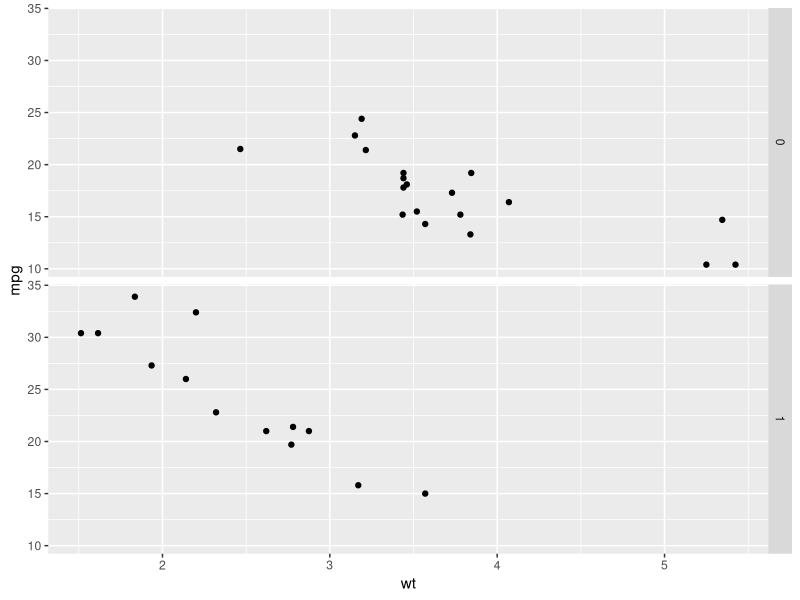
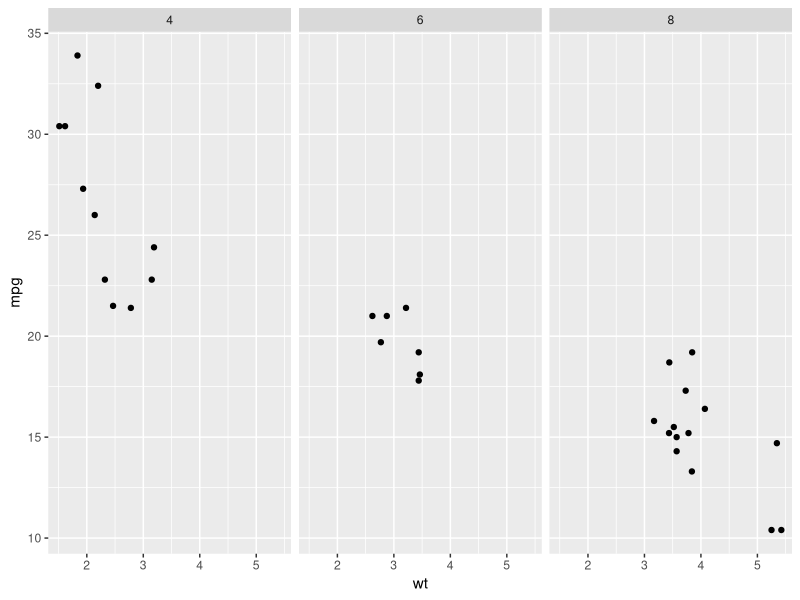
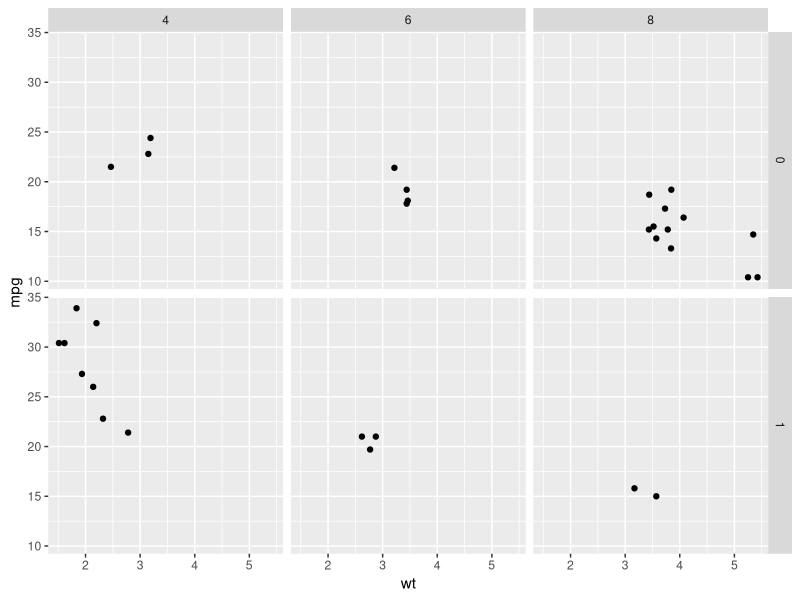

These figures' R source, in order: (Note: this script raises an error after producing the figures.)
# Facets ====
# Straight-forward yet useful
# Based on the concept of small multiples
# Split up a large, complex plot, to produce multiple 
# smaller plots that have the exact same coordinate system

# Other options:
# Split according to row and columns, using two different
# variables, if have many levels in the cat variable, this can 
# wrap the subplots into a defined number of columns

library(tidyverse)
# For splitting the data by one or two cat variables,
# facet_grid() is best

# plot + facet_grid(rows = vars(A), cols = vars(B))

ggplot(mtcars, aes(wt, mpg)) + 
  geom_point() +
  # Facet rows by am
  facet_grid(rows=vars(am))

ggplot(mtcars, aes(wt, mpg)) + 
  geom_point() +
  # Facet columns by cyl
  facet_grid(cols=vars(cyl))

ggplot(mtcars, aes(wt, mpg)) + 
  geom_point() +
  # Facet rows by am and columns by cyl
  facet_grid(rows=vars(am), cols=vars(cyl))


# Many variables 
# facets are another way of encoding factor variables 
# the can be used to reduce the complexity of plots with
# many variables 

# Plot in the viewer, which contains 7 variables 

# Two variables are mapped onto the color aesthetic, using
# hue and lightness.
# Combine fcyl and fam into a single interaction variable.

# Using interaction() ====
mtcars$fcyl_fam <- interaction(mtcars$fcyl, 
                               mtcars$fam, 
                               sep=":")

# See the interaction column
mtcars$fcyl_fam
mtcars

# Color the points by fcyl_fam
ggplot(mtcars, aes(x = wt, 
                   y = mpg,
                   color = fcyl_fam)) +
  geom_point() +
  # Use a paired color palette
  scale_color_brewer(palette = "Paired")

# Update the plot to map disp to size
ggplot(mtcars, aes(x = wt, 
                   y = mpg,
                   color = fcyl_fam, 
                   size = disp)) +
  geom_point() +
  scale_color_brewer(palette = "Paired")

# Update the plot
ggplot(mtcars, aes(x = wt,
                   y = mpg, 
                   color = fcyl_fam, 
                   size = disp)) +
  geom_point() +
  scale_color_brewer(palette = "Paired") +
  # Grid facet on gear and vs
  facet_grid(rows = vars(gear), cols = vars(vs))


# Modern notation	                              |Formula notation
# ----------------------------------------------------------------
# facet_grid(rows = vars(A))	                  |facet_grid(A ~ .)
# facet_grid(cols = vars(B))              	    |facet_grid(. ~ B)
# facet_grid(rows = vars(A), cols = vars(B))	  |facet_grid(A ~ B)

ggplot(mtcars, aes(wt, mpg)) + 
  geom_point() +
  # Facet rows by am using formula notation
  facet_grid(am ~ .)

ggplot(mtcars, aes(wt, mpg)) + 
  geom_point() +
  # Facet columns by cyl using formula notation
  facet_grid(. ~ cyl)

# Facet Labels and order ====
# To make sure that you can read the labels we will periodically zoom in

# To typical problems with facets
#   Poorly labeled
#   Wrong or inappropiate order

# Solutions ====
# Easy: Add labels in ggplot
# Better: Relabel and rearrange factor variables in your DF

# forcats package contains some really useful functions
# fct_recode()
# fct_relevel()


# Labeling facets
# 
# If your factor levels are not clear, your facet labels may be confusing. 
# You can assign proper labels in your original data before plotting, or 
# you can use the labeller argument in the facet layer.

# The defult value is>
#   label_value> Default, displays only the value
# Alternatives>
#   label_both> Displays both, value and variable name
#   label_context> Displays only the values or both the values and variables
#   depending on whether multiple factors are faceted.

# Plot wt by mpg
ggplot(mtcars, 
       aes(wt,
           mpg)) +
  geom_point() +
  # The default is label_value
  facet_grid(cols = vars(cyl))

# Plot wt by mpg
ggplot(mtcars, 
       aes(wt, 
           mpg)) +
  geom_point() +
  # Displaying both the values and the variables
  facet_grid(cols = vars(cyl), 
             labeller = label_both)

# Plot wt by mpg
ggplot(mtcars, 
       aes(wt, 
           mpg)) +
  geom_point() +
  # Label context
  facet_grid(cols = vars(cyl), 
             labeller = label_context)

# Plot wt by mpg
ggplot(mtcars, 
       aes(wt, 
           mpg)) +
  geom_point() +
  # Two variables
  facet_grid(cols = vars(vs, 
                         cyl), 
             labeller = label_context)


# If you want to change the order of your facets, it’s best to properly 
# define your factor variables before plotting.
# 
# Let’s see this in action with the mtcars transmission variable am. 
# In this case, 0 = “automatic” and 1 = “manual”.

# Make factor, set proper labels explictly
mtcars$fam <- factor(mtcars$am, 
                     labels = c(`0` = "automatic",
                                `1` = "manual"))

# Default order is alphabetical
ggplot(mtcars, aes(wt,
                   mpg)) +
  geom_point() +
  facet_grid(cols = vars(fam))


# Make factor, set proper labels explictly, and
# manually set the label order
mtcars$fam <- factor(mtcars$am,
                     levels = c(1, 0),
                     labels = c("manual", 
                                "automatic"))

# View again
ggplot(mtcars, aes(wt,
                   mpg)) +
  geom_point() +
  facet_grid(cols = vars(fam))

# Facet plotting spaces ====
# The major advantage of facets is that every plot is drawn
# on the same plotting space - Comparable between graphs

# Nonetheless, you may encounter situations in which you actually do not 
# want this

#   Continuous vars> Wildly different ranges
#   Categorical>     Different groups

# We can establish in facet_grid(scales = "free_x")
# We cant use a fixed coordinate space and free axes on the same time
# Once we remove the fixed coordinate space, then we can adjust the x axis
# for each column

# We can have a "free_y" 

# Or both using> scales = "free"

# For spaces of graphs> space = "free_*"  x or y

# For cat vars we can rearrange the DF according to the weight and
# then redefine the factor levels according to the order in which they appear.

ggplot(mtcars, aes(wt, mpg)) +
  geom_point() + 
  # Facet columns by cyl 
  facet_grid(cols = vars(cyl))

ggplot(mtcars, aes(wt, mpg)) +
  geom_point() + 
  # Update the faceting to free the x-axis scales
  facet_grid(cols = vars(cyl),
             scales = "free_x")

ggplot(mtcars, aes(wt, mpg)) +
  geom_point() + 
  # Swap cols for rows; free the y-axis scales
  facet_grid(rows = vars(cyl), scales = "free_y")

# Cat variables
ggplot(mtcars, aes(x = mpg,
                   y = car, 
                   color = fam)) +
  geom_point() +
  # Facet rows by gear
  facet_grid(rows=vars(gear))


ggplot(mtcars, aes(x = mpg, 
                   y = car, 
                   color = fam)) +
  geom_point() +
  # Free the y scales and space
  facet_grid(rows = vars(gear),              
             scales = "free_y",
             space = "free_y")


# Facet wrap & margins
# using facet_wrap()
# Use cases:
# 1. When you want both x, and y axes to be free on every individual plot

# 2. When your cat variable has many groups(levels)
library(car)

ggplot(Vocab, aes(x = education,
                  y = vocabulary)) +
  stat_smooth(method = "lm", 
              se = FALSE) +
  # Create facets, wrapping by year, using vars()
  facet_wrap(vars(year))

ggplot(Vocab, aes(x = education, 
                  y = vocabulary)) +
  stat_smooth(method = "lm", 
              se = FALSE) +
  # Create facets, wrapping by year, using a formula
  facet_wrap(~ year)


ggplot(Vocab, 
       aes(x = education,
           y = vocabulary)) +
  stat_smooth(method = "lm",
              se = FALSE) +
  # Update the facet layout, using 11 columns
  facet_wrap(~ year,
             ncol = 11)

library(forcats)
# Make factor, set proper labels explictly
mtcars$fam <- factor(mtcars$am,
                     labels = c('0' = "automatic",
                                '1' = "manual"))
mtcars$fvs <- factor(mtcars$vs,
                     labels = c('0' = "V-shaped",
                                '1' = "straight"))

ggplot(mtcars, aes(x = wt, y = mpg)) + 
  geom_point() +
  # Facet rows by fvs and cols by fam
  facet_grid(rows = vars(fvs, fam), 
             col = vars(gear))

ggplot(mtcars, aes(x = wt, 
                   y = mpg)) + 
  geom_point() +
  # Update the facets to add margins
  facet_grid(rows = vars(fvs, fam),
             cols = vars(gear), 
             margins = TRUE)

ggplot(mtcars, aes(x = wt, 
                   y = mpg)) + 
  geom_point() +
  # Update the facets to only show margins on gear and fvs
  facet_grid(rows = vars(fvs, 
                         fam), 
             cols = vars(gear), 
             margins = c("gear", 
                         "fvs"))